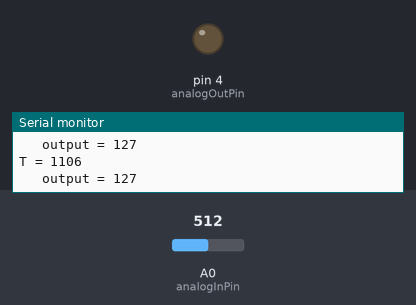
The sketch below on a simulated Arduino Uno, built with avr-gcc and run on an emulated ATmega328P. On the bench: output pins drawn as LEDs (lit = HIGH), the last lines printed to the serial monitor. The inputs (shaded band) are chosen by the test bench; at power-on: A0 (analogInPin) = 512.

Above: at 1.2 s.
1.3 s: A0 (analogInPin) set to 521
At 2.5 s:
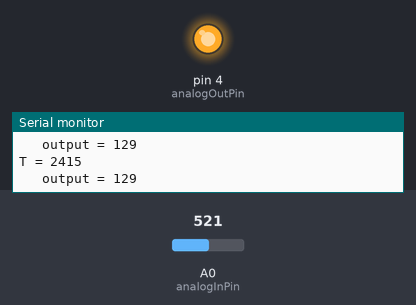
2.8 s: A0 (analogInPin) set to 511
At 4.0 s:
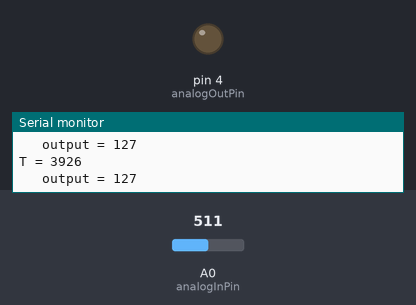
4.3 s: A0 (analogInPin) set to 716
At 5.8 s:
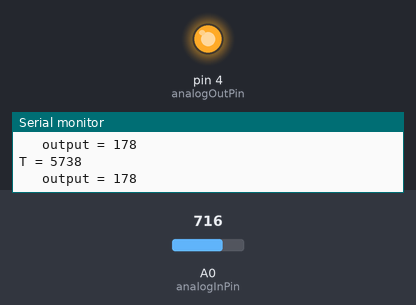
Timing chart, 0 to 7.3 s (numbered marks = the images above; inputs shaded):
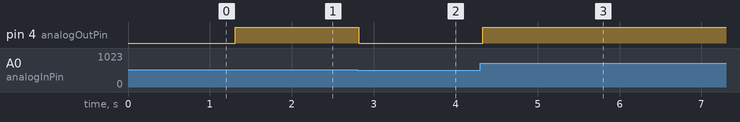

The sketch:

Test_millis.ino
```cpp
const int analogInPin = A0;  // Analog input pin that the potentiometer is attached to
const int analogOutPin = 4; // Analog output pin that the LED is attached to
unsigned long T;
int sensorValue = 0;        // value read from the pot
int outputValue = 0;        // value output to the PWM (analog out)

void setup() {

  Serial.begin(9600);
}

void loop() {
  T=millis();
  sensorValue = analogRead(analogInPin);
   outputValue = map(sensorValue, 0, 1023, 0, 255);
   analogWrite(analogOutPin, outputValue);

  // print the results to the serial monitor:
  Serial.print("T = ");
  Serial.println(T);
  Serial.print("\t output = ");
  Serial.println(outputValue);

  // wait 2 milliseconds before the next loop
  // for the analog-to-digital converter to settle
  // after the last reading:
  delay(100);
}
```

Measured:
- the behaviour switches between 513 and 514 on A0 (analogInPin) (found by bisection; images 0 and 1)
- after the input at 1.3 s, pin 4 (analogOutPin): LOW → HIGH at once
- after the input at 2.8 s, pin 4 (analogOutPin): HIGH → LOW at once
- after the input at 4.3 s, pin 4 (analogOutPin): LOW → HIGH at once
